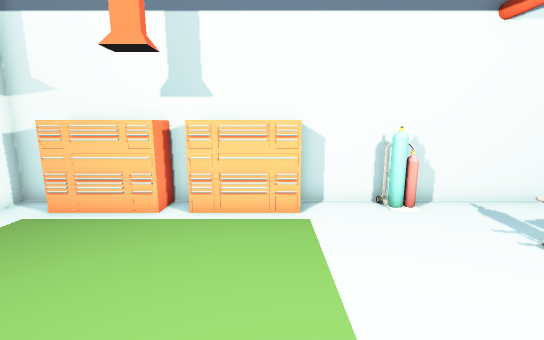
[1] (above)

12 first-person views from a walk through a 3-D level made in the Unity game engine. The camera is 1.2 m above the floor, tilts 10° down and sees 90° across. The floor is counted in squares, 0.5 m on a side. Each view is taken from the middle of a square. On the plan, view 1 faces up. The plan holds only what a view shows up to about 18 squares ahead; the rest is blank. The place goes on beyond the plan. Some surface patterns are stand-ins.

[2]
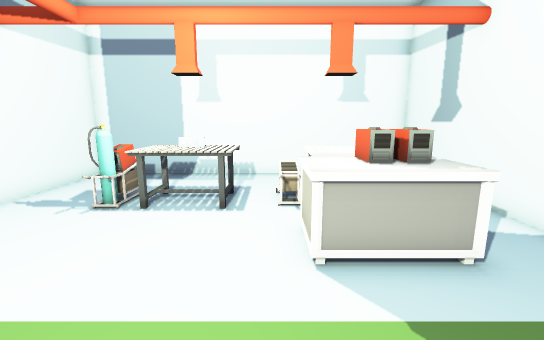

[3]
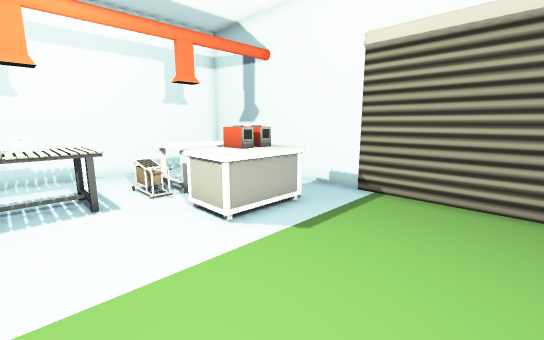

[4]
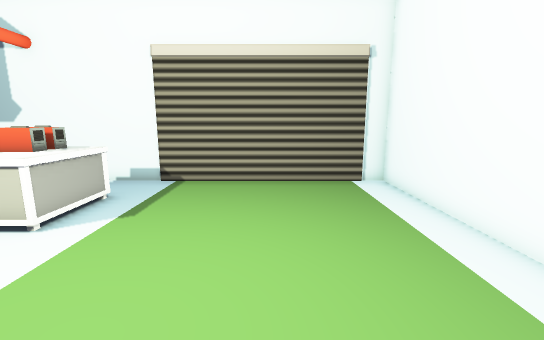

[5]
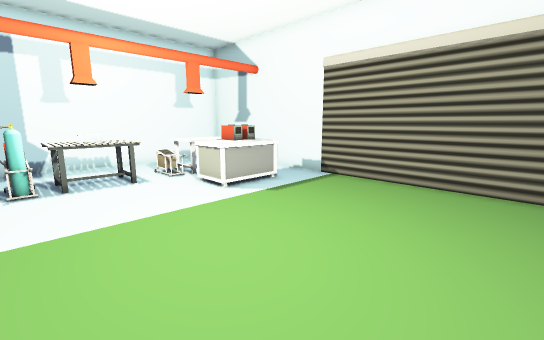

[6]
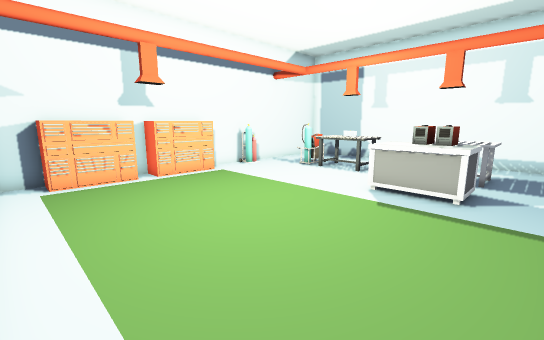

[7]
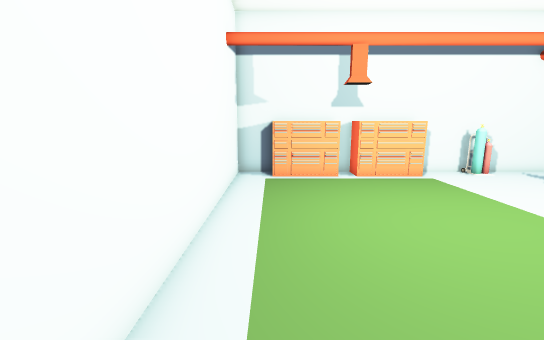

[8]
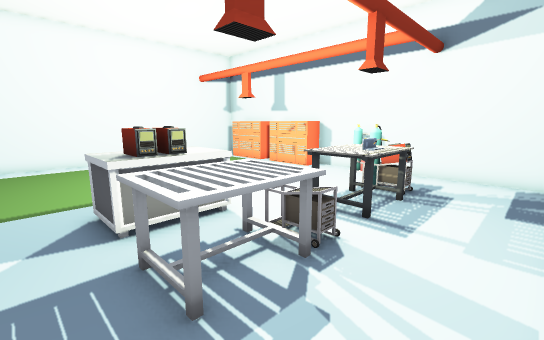

[9]
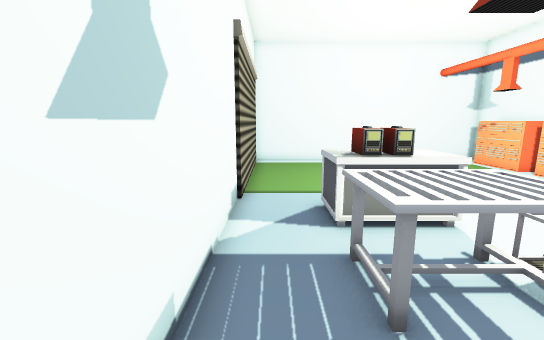

[10]
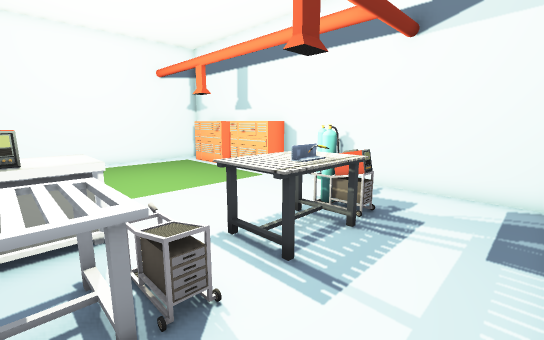

[11]
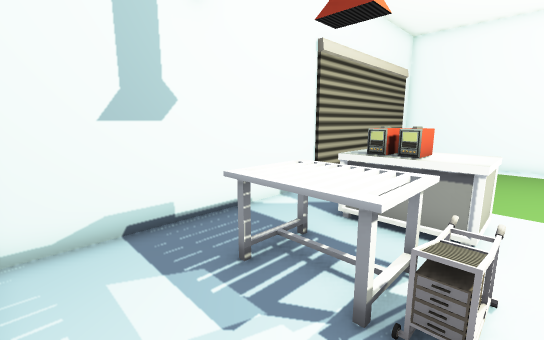

[12]
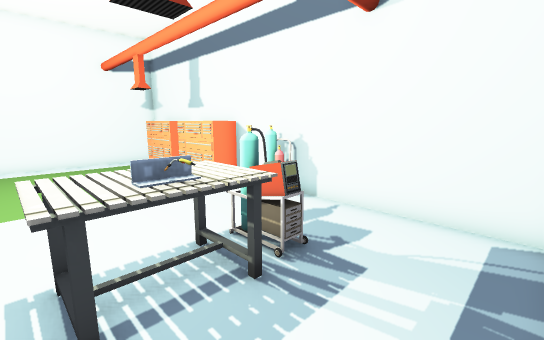

### Floor plan
Points are (right, up) in squares from view 1. A wall is a line through its corners. A room is listed if a view was taken in it or the views show most of it. See-through windows are left out.
Room 1 (views 1, 2, 3, 4, 5, 6, 7, 8, 9, 10, 11, 12)
walls: (3.4, -1.8) (3.9, -1.8) (3.9, -2.2) (3.4, -2.2); (3.4, -2.5) (3.9, -2.5) (3.9, -2.9) (3.4, -2.9); (6.3, -2.4) (6.3, -1.8) (6.6, -1.8) (6.6, -2.3); (-1.4, 8.1) (-3.6, 8.1); (-5.4, 8.1) (-7.6, 8.1) (-7.6, -6.1) (10.8, -6.1) (10.8, 8.1) (0.4, 8.1)
low walls: (4.1, 7.7) (3.2, 7.7)
objects: toolbox (-6, 7) to (-3, 8); toolbox (-2, 7) to (1, 8); table (2, -4) to (4, -1); tank (3, 7); tank (4, 7); table (5, -4) to (7, -1); table (5, 1) to (7, 4); other object (6, 4) to (7, 5)

Positions as (right, up) in squares from view 1, and headings:
1: (0, 0), facing up
2: (-2, 0), facing right
3: (-3, 3), facing down-right
4: (-3, 5), facing down
5: (-6, 5), facing down-right
6: (-7, -5), facing up-right
7: (-6, -5), facing up
8: (10, -5), facing up-left
9: (10, -5), facing left
10: (10, -2), facing up-left
11: (10, 0), facing down-left
12: (10, 1), facing up-left
